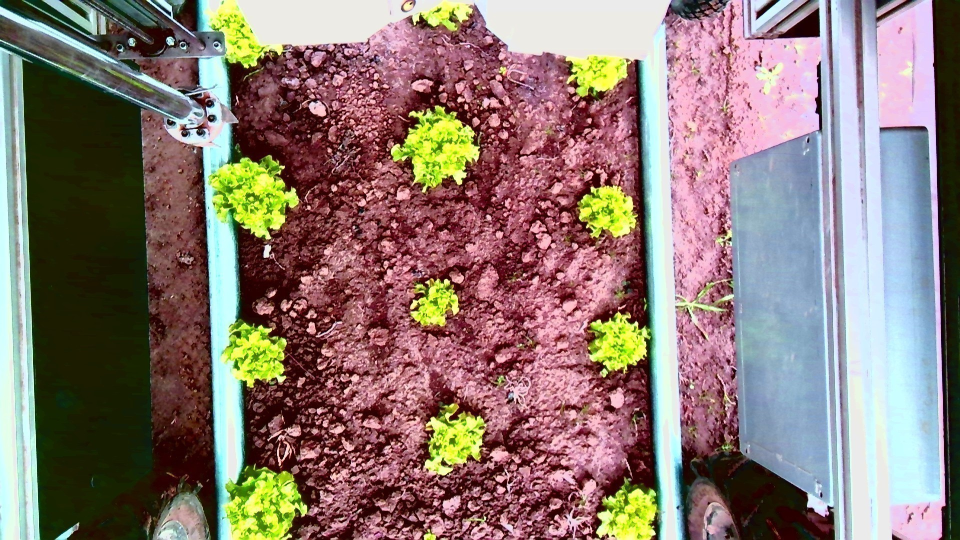
#> input picture applications/weeder/test/camera.jpg, 1920 x 1080 px (shown at 1/2 size)
$ python -i calibration.py   (imports and definitions only)
#> lines starting #> are read from the running program, lines starting #| are printed output that depends on the picture; after the words box and inside, x2 and y2 are one past the last pixel; in counts of white or black regions, pixels touching at a corner belong together
import os
import glob
import cv2
import numpy as np
import matplotlib.pyplot as pl
from sklearn.linear_model import LinearRegression
import argparse
import json
import shutil

# [30 lines left out: functions main, list_files, get_image_height, not called in this run]

def select_lower_and_upper_values(file):
    # Load image
    image = cv2.imread(file)
#> image is the input picture: shape (1080, 1920, 3); mean B, G, R 115.6, 121.1, 139.6

    image = cv2.pyrDown(image)
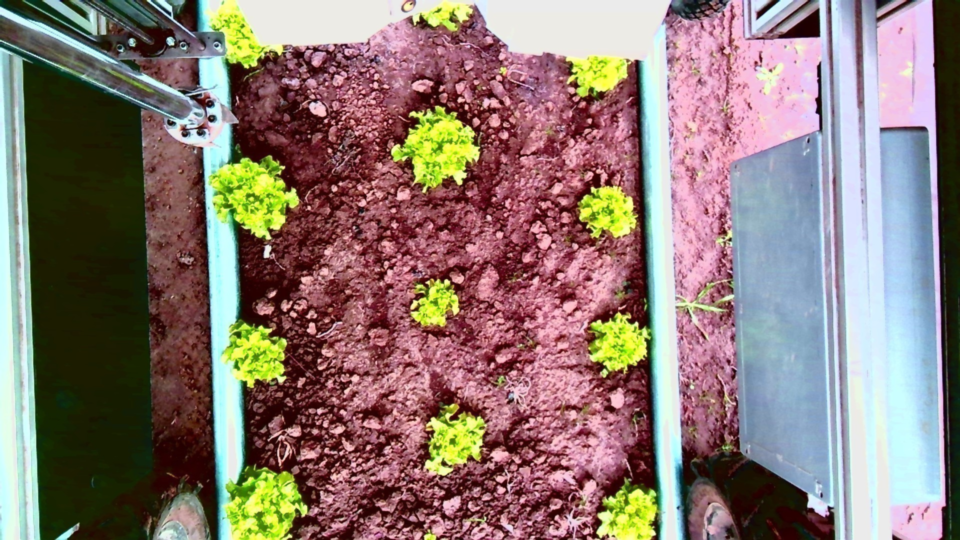
#> image: shape (540, 960, 3); mean B, G, R 115.7, 121.1, 139.6

    # Create a window
    cv2.namedWindow('image')

    # Create trackbars for color change
    # Hue is from 0-179 for Opencv
    cv2.createTrackbar('HMin', 'image', 0, 179, nothing)
#> slider 'HMin' is set to 35
    cv2.createTrackbar('SMin', 'image', 0, 255, nothing)
#> slider 'SMin' is set to 51
    cv2.createTrackbar('VMin', 'image', 0, 255, nothing)
#> slider 'VMin' is set to 51
    cv2.createTrackbar('HMax', 'image', 0, 179, nothing)
#> slider 'HMax' is set to 179
    cv2.createTrackbar('SMax', 'image', 0, 255, nothing)
#> slider 'SMax' is set to 255
    cv2.createTrackbar('VMax', 'image', 0, 255, nothing)
#> slider 'VMax' is set to 255

    # Set default value for Max HSV trackbars
    cv2.setTrackbarPos('HMax', 'image', 179)
    cv2.setTrackbarPos('SMax', 'image', 255)
    cv2.setTrackbarPos('VMax', 'image', 255)

    # Initialize HSV min/max values
    hMin = sMin = vMin = hMax = sMax = vMax = 0
    phMin = psMin = pvMin = phMax = psMax = pvMax = 0
    lower = np.array([hMin, sMin, vMin])
    upper = np.array([hMax, sMax, vMax])

    while (True):
        # Get current positions of all trackbars
        hMin = cv2.getTrackbarPos('HMin', 'image')
        sMin = cv2.getTrackbarPos('SMin', 'image')
        vMin = cv2.getTrackbarPos('VMin', 'image')
        hMax = cv2.getTrackbarPos('HMax', 'image')
        sMax = cv2.getTrackbarPos('SMax', 'image')
        vMax = cv2.getTrackbarPos('VMax', 'image')

        # Set minimum and maximum HSV values to display
        lower = np.array([hMin, sMin, vMin])
        upper = np.array([hMax, sMax, vMax])

        # Convert to HSV format and color threshold
        hsv = cv2.cvtColor(image, cv2.COLOR_BGR2HSV)
#> hsv: shape (540, 960, 3); mean H, S, V 97.5, 120.3, 153.3
        mask = cv2.inRange(hsv, lower, upper)
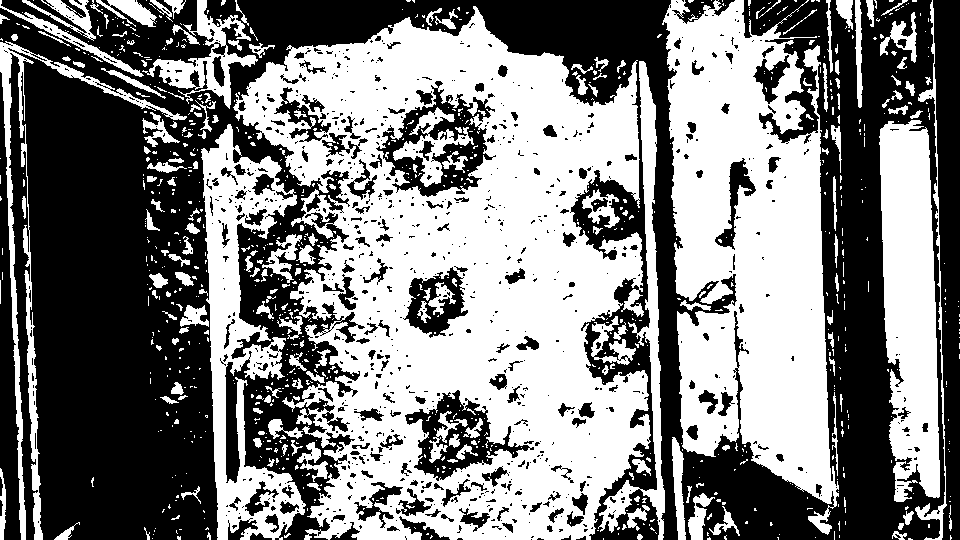
#> mask: shape (540, 960); 50.3% white; 882 black regions (697 under 20 px), largest, box (x1, y1, x2, y2) and area: (0, 0, 945, 540) 210280, (933, 0, 960, 540) 10608, (0, 72, 21, 540) 5125
        result = cv2.bitwise_and(image, image, mask=mask)
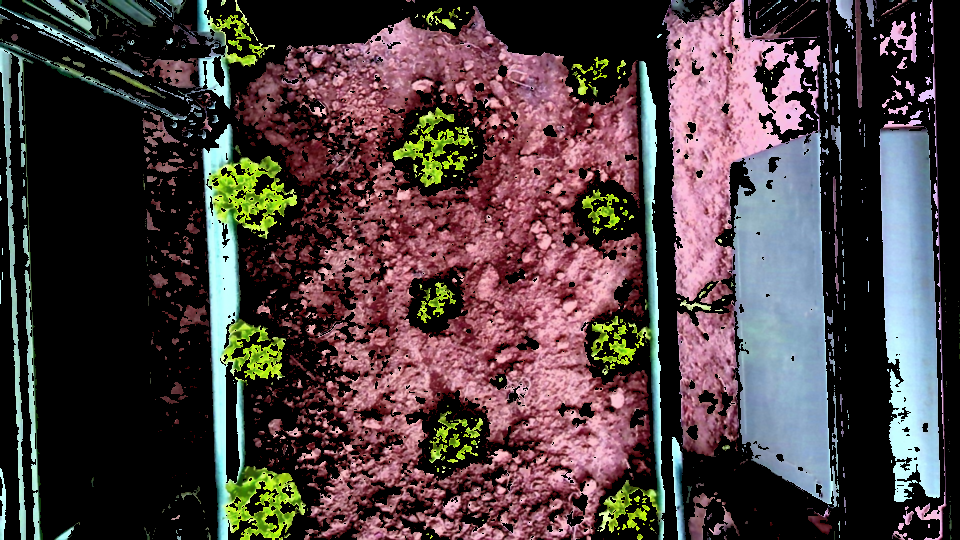
#> result: shape (540, 960, 3); mean B, G, R 65.9, 64.1, 78.5

        # Print if there is a change in HSV value
        if ((phMin != hMin) | (psMin != sMin) | (pvMin != vMin)
            | (phMax != hMax) | (psMax != sMax) | (pvMax != vMax) ):
            print("(hMin = %d , sMin = %d, vMin = %d), (hMax = %d , sMax = %d, vMax = %d)" % (hMin , sMin , vMin, hMax, sMax , vMax))
            phMin = hMin
            psMin = sMin
            pvMin = vMin
            phMax = hMax
            psMax = sMax
            pvMax = vMax

        # Display result image
        cv2.imshow('image', result)
        if cv2.waitKey(10) & 0xFF == ord('q'):
#> (key q is pressed here)
            break

    cv2.destroyAllWindows()
    return lower, upper


def nothing(x):
    pass


# [90 lines left out: functions detect_ball, get_transformation, reg_direct, get_cnc_dimensions, compute_workspace, not called in this run]


def cnc_to_camera(x, y, ax, bx, ay, by):
    return (x - bx) / ax, (y - by) / ay

# [7 lines left out: function update_config, not called in this run]


# [11 lines not run here, left out]

>>> result = select_lower_and_upper_values('../../applications/weeder/test/camera.jpg')
